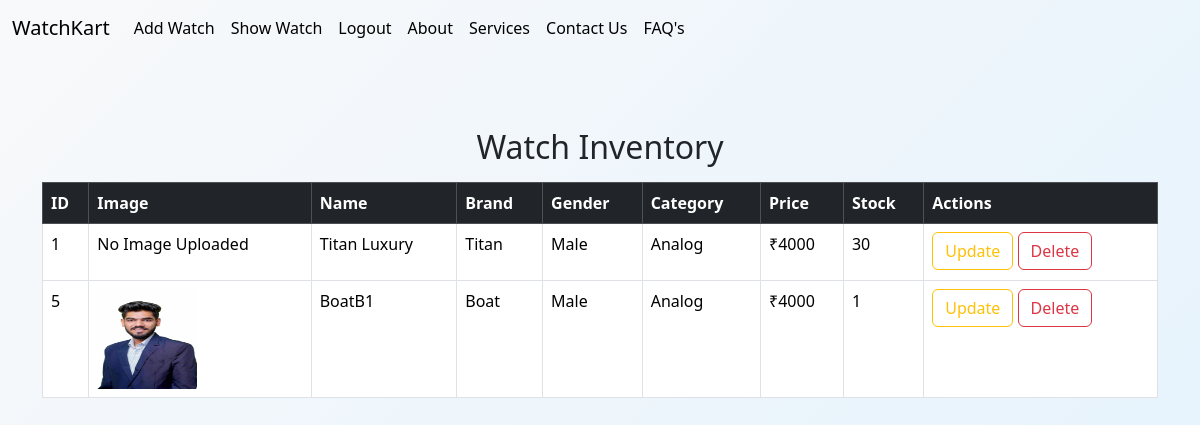
The app's page /watchapp/display_watch/ (signed in) with its own data.
### watchapp/models.py (models this page shows)
class WatchApp(models.Model):
    name = models.CharField(max_length=200)
    brand = models.CharField(max_length=200)
    image = models.ImageField(upload_to='media/', blank=True, null=True)
    gender = models.CharField(max_length=200, choices=[('Male', 'Male'), ('Female', 'Female'), ('unisex', 'Unisex')])
    category = models.CharField(max_length=50, choices=[("Analog", "Analog"),("Digital", "Digital"),("Smartwatch", "Smartwatch"),("Hybrid", "Hybrid"),])
    description = models.TextField(blank=True)
    price = models.PositiveIntegerField()
    stock = models.PositiveIntegerField(default=0)

### watchapp/views.py (the view)
# urls.py: path('display_watch/', display_watch, name='display-watch'),
def display_watch(request):
    watches = WatchApp.objects.all()
    template_name = "watchapp/display_watch.html"
    context = {"watches": watches}
    return render(request, template_name, context)

### templates/watchapp/display_watch.html (shortened to what this page needs)
{% extends "base.html" %}
{% block content %}
<div class="container mt-4 ">
  <h2 class="text-center">Watch Inventory</h2>
  <table class="table table-bordered table-hover mt-3">
    <thead class="table-dark">
      <tr>
        <th>ID</th>
        <th>Image</th>
        <th>Name</th>
        <th>Brand</th>
        <th>Gender</th>
        <th>Category</th>
        <th>Price</th>
        <th>Stock</th>
        <th>Actions</th>
      </tr>
    </thead>
    <tbody>
      {% for watch in watches %}
      <tr>
        <td>{{ watch.id }}</td>
        <td>
          {% if watch.image %}
          <img src="{{ watch.image.url }}" alt="{{ watch.image }}" style="height: 100px; width: 100px;">
          {% else %}
          <p>No Image Uploaded</p>
          {% endif %}
        </td>
        <td>{{ watch.name }}</td>
        <td>{{ watch.brand }}</td>
        <td>{{ watch.gender }}</td>
        <td>{{ watch.category }}</td>
        <td>₹{{ watch.price }}</td>
        <td>{{ watch.stock }}</td>
        <td>
          <a href="{% url 'update-watch' watch.id %}" ><button class="btn btn-outline-warning">Update</button></a>
          <a href="{% url 'delete-watch' watch.id %}"><button class="btn btn-outline-danger">Delete</button></a>
        </td>
      </tr>
      {% endfor %}
    </tbody>
  </table>
</div>
{% endblock %}

### templates/base.html (style rules this page uses)
body { background: linear-gradient(135deg, #f8f9fa, #e3f2fd); min-height: 100vh; }

### records on screen
WatchApp: id "1", shows "No Image Uploaded", name "Titan Luxury", brand "Titan", gender "Male", category "Analog", price "4000", stock "30"
WatchApp: id "5", image (picture), name "BoatB1", brand "Boat", gender "Male", category "Analog", price "4000", stock "1"
